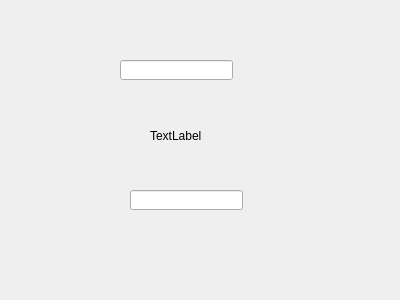
<?xml version="1.0" encoding="UTF-8"?>
<ui version="4.0">
 <class>Widget</class>
 <widget class="QWidget" name="Widget">
  <property name="geometry">
   <rect>
    <x>0</x>
    <y>0</y>
    <width>400</width>
    <height>300</height>
   </rect>
  </property>
  <property name="windowTitle">
   <string>Widget</string>
  </property>
  <widget class="QLineEdit" name="lineEdit">
   <property name="geometry">
    <rect>
     <x>120</x>
     <y>60</y>
     <width>113</width>
     <height>20</height>
    </rect>
   </property>
  </widget>
  <widget class="QLabel" name="label">
   <property name="geometry">
    <rect>
     <x>150</x>
     <y>130</y>
     <width>54</width>
     <height>12</height>
    </rect>
   </property>
   <property name="text">
    <string>TextLabel</string>
   </property>
   <property name="buddy">
    <cstring>lineEdit</cstring>
   </property>
  </widget>
  <widget class="QLineEdit" name="lineEdit_2">
   <property name="geometry">
    <rect>
     <x>130</x>
     <y>190</y>
     <width>113</width>
     <height>20</height>
    </rect>
   </property>
  </widget>
 </widget>
 <layoutdefault spacing="6" margin="11"/>
 <tabstops>
  <tabstop>lineEdit_2</tabstop>
  <tabstop>lineEdit</tabstop>
 </tabstops>
 <resources/>
 <connections>
  <connection>
   <sender>lineEdit</sender>
   <signal>textEdited(QString)</signal>
   <receiver>label</receiver>
   <slot>setText(QString)</slot>
   <hints>
    <hint type="sourcelabel">
     <x>181</x>
     <y>76</y>
    </hint>
    <hint type="destinationlabel">
     <x>179</x>
     <y>131</y>
    </hint>
   </hints>
  </connection>
 </connections>
</ui>
